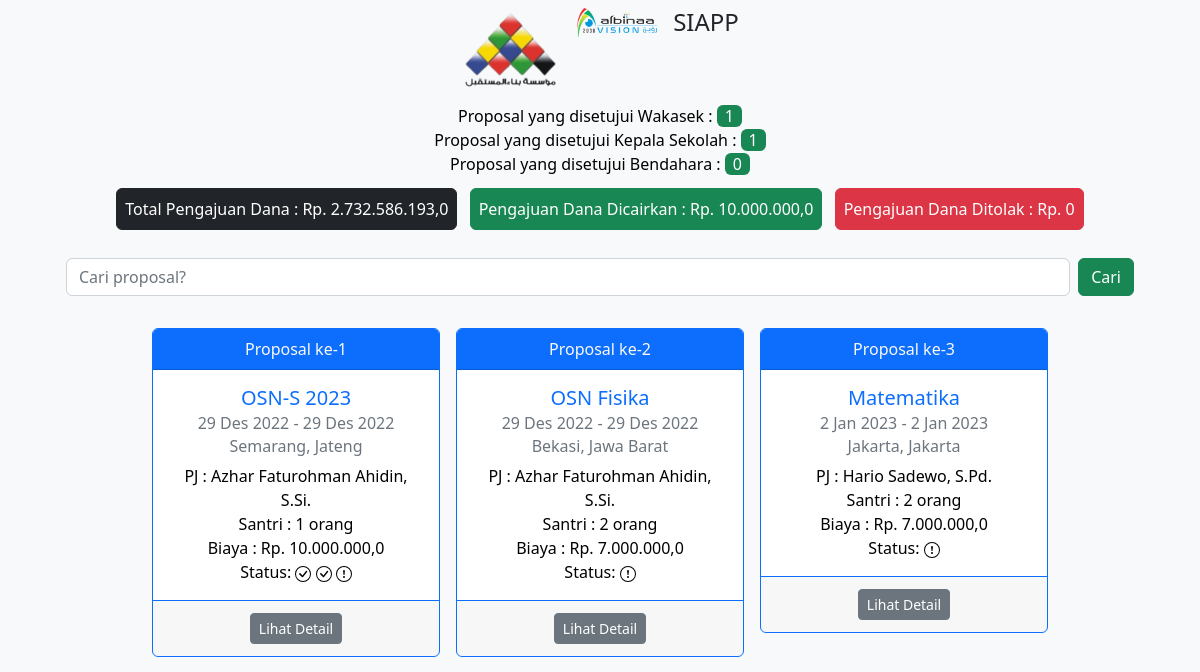
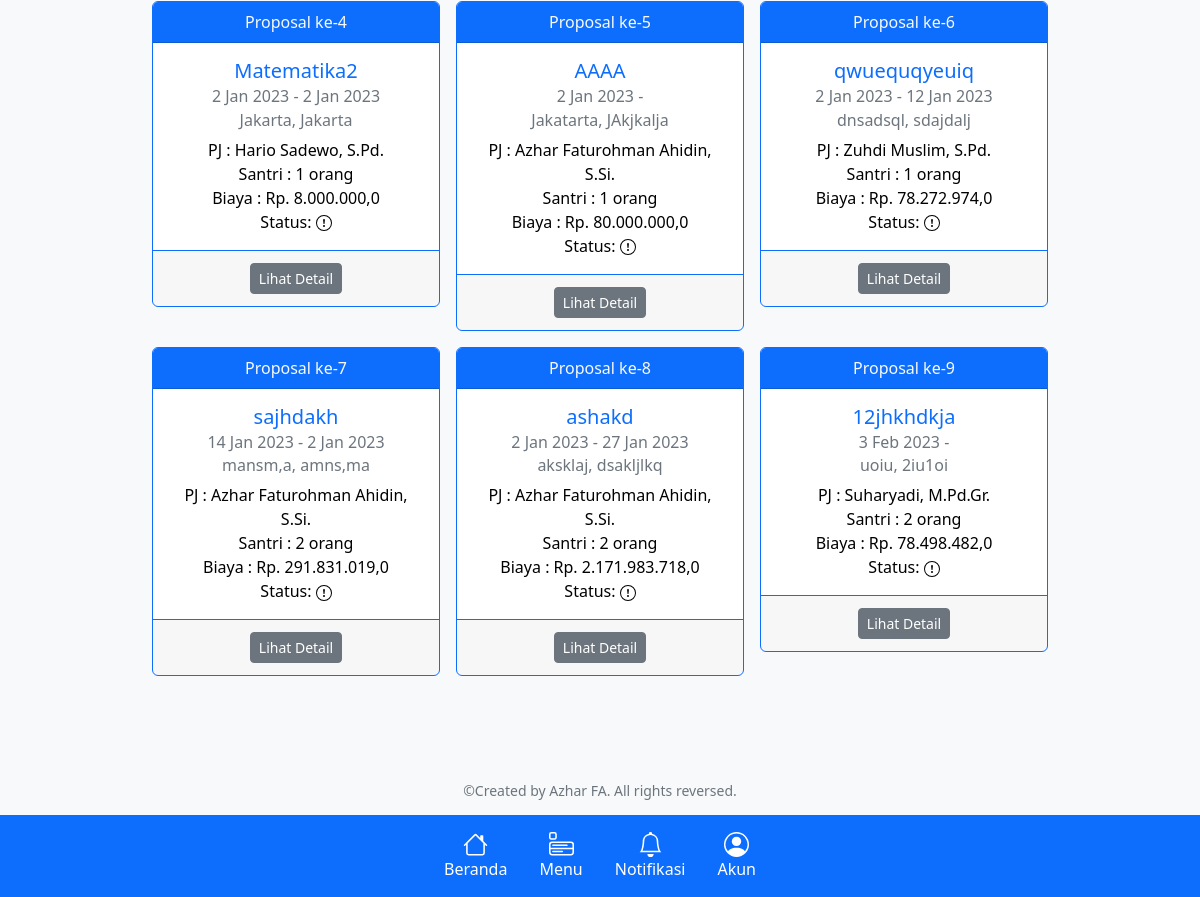
/proposal/, run on an earlier commit of the app's database (2 pictures, top to bottom).
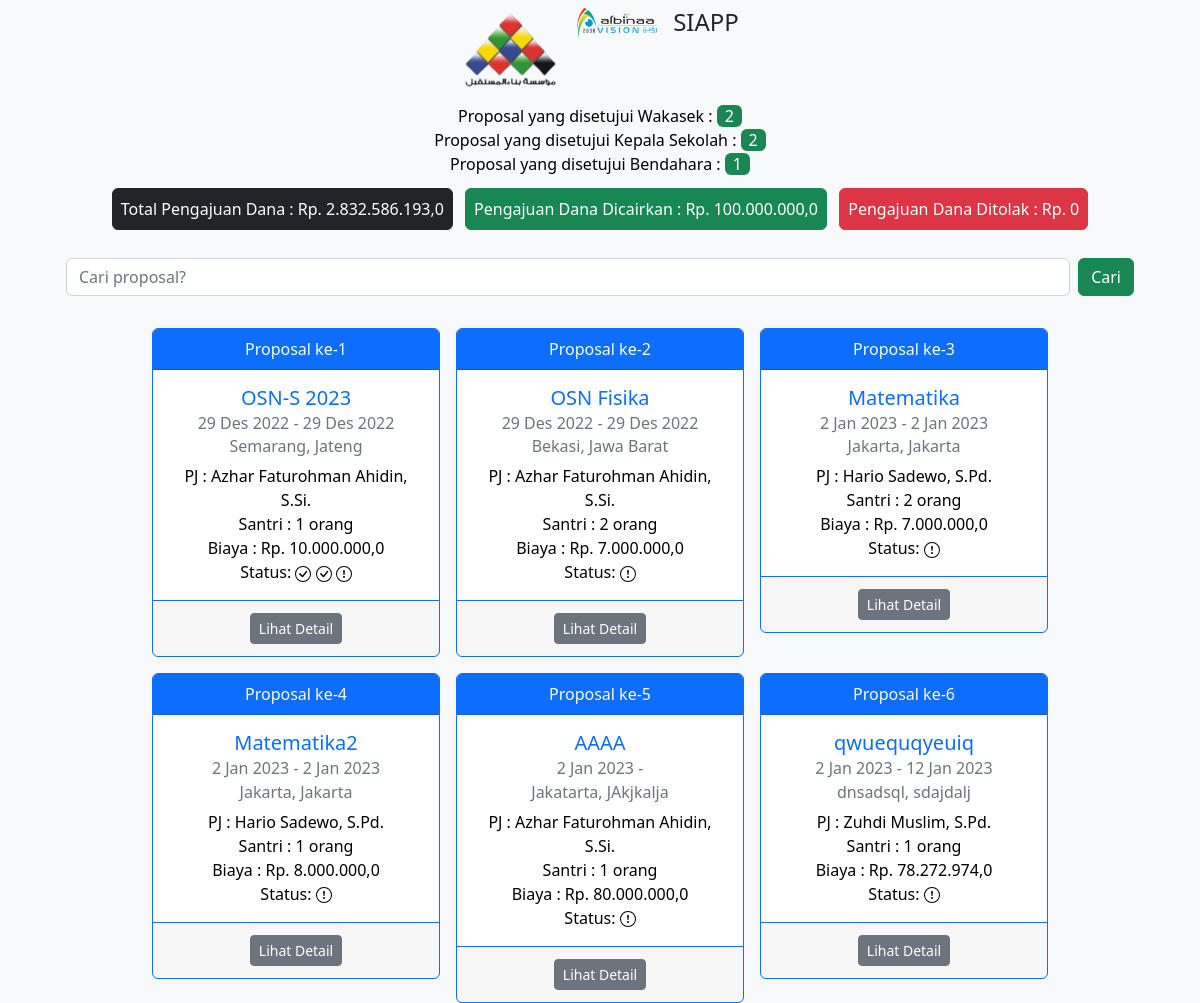
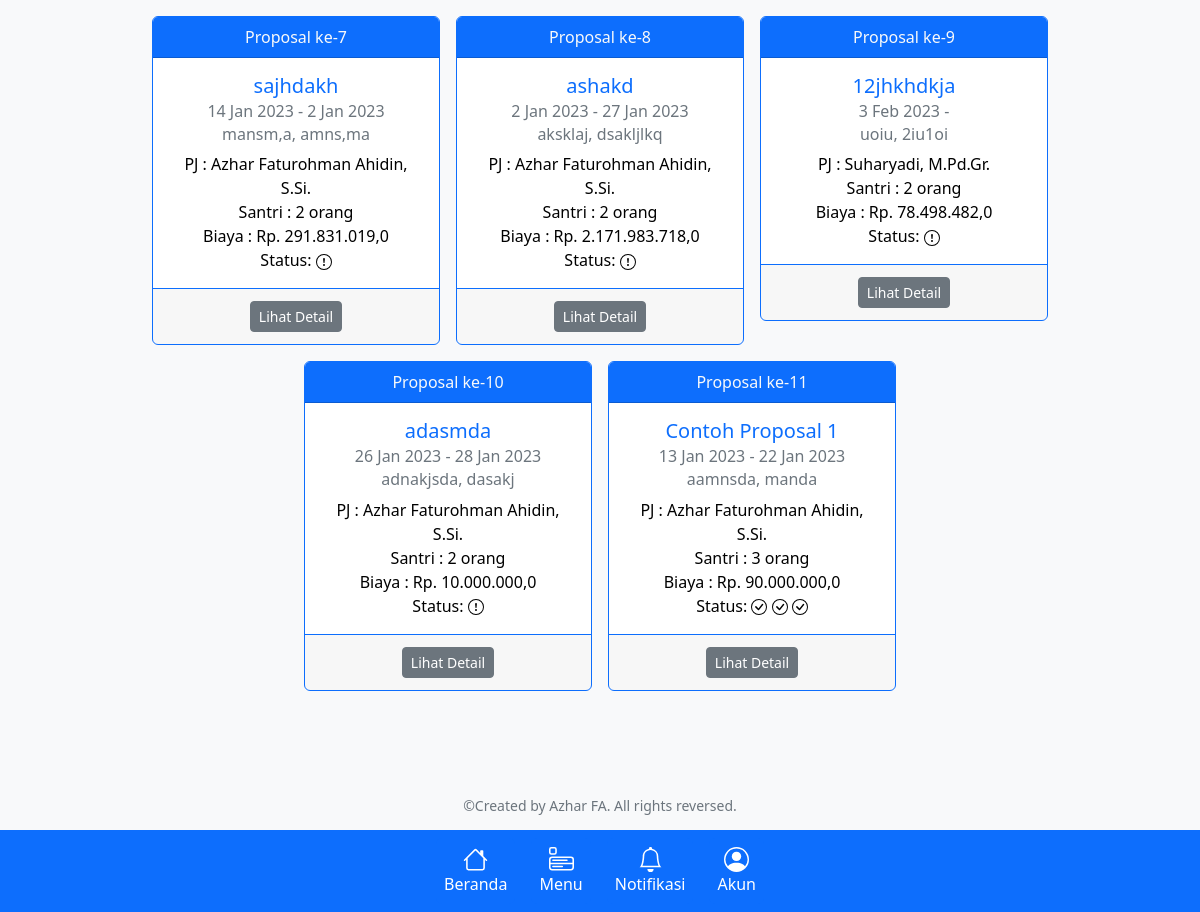
And on a later commit of the database (2 pictures, top to bottom).
### proposal/models.py (models this page shows, shortened)
class Proposal(models.Model):
    nama_event = models.CharField(max_length=200)
    pembuat_event = models.CharField(max_length=200)
    tanggal_pendaftaran = models.DateField()
    batas_pendaftaran = models.DateField(blank=True, null=True)
    tanggal_penyisihan_1 = models.DateField(blank=True, null=True)
    tanggal_penyisihan_2 = models.DateField(blank=True, null=True)
    tanggal_penyisihan_3 = models.DateField(blank=True, null=True)
    tanggal_semifinal = models.DateField(blank=True, null=True)
    tanggal_final = models.DateField(blank=True, null=True)
    pengumuman_pemenang = models.DateField(blank=True, null=True)
    pelaksanaan = models.CharField(max_length=30, choices=pilihan_pelaksaan)
    tingkat_event = models.CharField(max_length=30, choices=pilihan_tingkat)
    berjenjang = models.CharField(max_length=50, choices=pilihan_berjenjang)
    lokasi_event = models.CharField(max_length=200, default="")
    kota = models.CharField(max_length=200, default="", verbose_name="Kota/Kabupaten")
    provinsi = models.CharField(max_length=200, default="")
    penanggungjawab = models.ForeignKey(Teacher, on_delete=models.CASCADE)
    nomor_rekening = models.CharField(max_length=100, default="3410015776")
    nama_bank = models.CharField(max_length=100, default="Muamalat")
    ekskul = models.ForeignKey(Extracurricular, on_delete=models.CASCADE, null=True, blank=True)
    santri = models.ManyToManyField(StudentOrganization, verbose_name="Santri yang ikut", blank=True, help_text="Pada PC/Laptop, tekan Ctrl untuk memilih banyak opsi")
    anggaran_biaya = models.FloatField()
    upload_brosur = models.FileField(upload_to='proposal/brosur', verbose_name="Upload Brosur Lomba", null=True, blank=True)
    upload_undangan = models.FileField(upload_to='proposal/undangan', verbose_name="Upload Undangan Lomba", null=True,
                                     blank=True)
    upload_file = models.FileField(upload_to='proposal', verbose_name="Upload File Proposal", help_text="Format file dalam bentuk .pdf")
    Catatan = models.TextField(blank=True)
    created_at = models.DateTimeField(auto_now_add=True)
    updated_at = models.DateTimeField(auto_now=True)

### ekskul/models.py (models this page shows)
class Teacher(models.Model):
    user = models.OneToOneField(User, on_delete=models.CASCADE, verbose_name="Username",)
    nama_lengkap = models.CharField(max_length=100, verbose_name="Nama Pembina")
    niy = models.IntegerField(default=0, verbose_name='NIY')
    gelar_depan = models.CharField(max_length=20, blank=True)
    gelar_belakang = models.CharField(max_length=20, blank=True)
    jabatan = models.CharField(max_length=100, blank=True)
    jabatan_khusus = models.CharField(max_length=100, blank=True)
    email = models.EmailField(default='user@gmail.com')
    no_hp = models.IntegerField(blank=True, default=0)
    foto = models.ImageField(upload_to='user', default='blank-profile.png', blank=True, null=True)
    def __str__(self):
        if self.gelar_depan or self.gelar_belakang:
            return f'%s %s, %s.' % (self.gelar_depan, self.nama_lengkap, self.gelar_belakang)
        else:
            return self.nama_lengkap

### proposal/views.py (the view)
# urls.py: path('', deskripsi.views.home_view, name='app-index'),
def index(request):
    proposal = Proposal.objects.all()
    jumlah = Proposal.objects.aggregate(Sum('anggaran_biaya'))
    jumlah_diterima = Proposal.objects.filter(Q(proposalstatus__is_wakasek="Accepted") & Q(proposalstatuskepsek__is_kepsek="Accepted")).aggregate(Sum('anggaran_biaya'))
    jumlah_ditolak = Proposal.objects.filter(Q(proposalstatus__is_wakasek="Rejected") | Q(proposalstatuskepsek__is_kepsek="Rejected")).aggregate(Sum('anggaran_biaya'))
    diterima = ProposalStatus.objects.filter(is_wakasek="Accepted")
    diterima_kepsek = ProposalStatusKepsek.objects.filter(is_kepsek="Accepted")
    diterima_bendahara = ProposalStatusBendahara.objects.filter(is_bendahara="Accepted")
    context = {
        'proposal': proposal,
        'jumlah': jumlah,
        'jumlah_diterima': jumlah_diterima,
        'jumlah_ditolak': jumlah_ditolak,
        'diterima': diterima,
        'diterima_kepsek': diterima_kepsek,
        'diterima_bendahara': diterima_bendahara,
    }
    return render(request, 'proposal.html', context)

### templates/proposal.html (shortened to what this page needs)
{% extends 'base.html' %}
{% block content %}
    {% load humanize %}
    <div class="mt-4 mb-2 pt-4 text-center">
        <h1>Proposal Ekstrakurikuler SMA IT Al Binaa</h1>
        <p class="m-0">Proposal yang disetujui Wakasek : <span class="text-bg-success ps-2 pe-2 rounded">{{ diterima.count }}</span></p>
        <p class="m-0">Proposal yang disetujui Kepala Sekolah : <span class="text-bg-success ps-2 pe-2 rounded">{{ diterima_kepsek.count }}</span></p>
        <p class="m-0">Proposal yang disetujui Bendahara : <span class="text-bg-success ps-2 pe-2 rounded">{{ diterima_bendahara.count }}</span></p>
    </div>
    <div class="text-center m-1">
        <a href="#" class="btn btn-dark m-1 p-2">Total Pengajuan Dana : Rp. {{ jumlah.anggaran_biaya__sum|intcomma }}</a>
        {% if jumlah_diterima.anggaran_biaya__sum %}
            <a href="#" class="btn btn-success m-1 p-2">Pengajuan Dana Dicairkan : Rp. {{ jumlah_diterima.anggaran_biaya__sum|intcomma }}</a>
        {% else %}
            <a href="#" class="btn btn-success m-1 p-2">Pengajuan Dana Diterima : Rp. 0 </a>
        {% endif %}
        {% if jumlah_ditolak.anggaran_biaya__sum %}
            <a href="#" class="btn btn-danger m-1 p-2">Pengajuan Dana Ditolak : Rp. {{ jumlah_ditolak.anggaran_biaya__sum|intcomma }}</a>
        {% else %}
            <a href="#" class="btn btn-danger m-1 p-2">Pengajuan Dana Ditolak : Rp. 0 </a>
        {% endif %}
    </div>
    <div class="container text-center">
        <form class="d-flex my-4 mx-4" role="search" method="get" action="{% url 'proposal:proposal-index' %}">
            <input class="form-control me-2" name="q" type="text" placeholder="Cari proposal?" aria-label="Search">
            <input class="btn btn-success" type="submit" value="Cari">
        </form>
        <div class="d-flex flex-wrap justify-content-center">
            {% if proposal %}
                {% for data in proposal %}
                    <div class="card border-primary m-2" style="width: 18rem; height: 100%;">
                        <div class="card-header bg-primary text-light">
                            Proposal ke-{{ forloop.counter }}
                        </div>
                        <div class="card-body">
                            <h5 class="card-title text-primary">{{ data.nama_event }}</h5>
                            <h6 class="card-subtitle mb-2 text-muted">{{ data.tanggal_pendaftaran|date:"j M Y" }} - {{ data.tanggal_final|date:"j M Y" }}</h6>
                            <h6 class="card-subtitle mb-2 text-muted">{{ data.kota }}, {{ data.provinsi }}</h6>
                            <p class="card-text p-0 m-0">PJ : {{ data.penanggungjawab }}</p>
                            <p class="card-text p-0 m-0">Santri : {{ data.santri.count }} orang</p>
                            <p class="card-text p-0 m-0">Biaya : Rp. {{ data.anggaran_biaya|intcomma }}</p>
                            <p class="card-text p-0 m-0">Status:
                            </p>
                        </div>
                        <div class="card-footer border-primary text-light">
                            {% if request.user.is_authenticated %}
                                {% if request.user.username == 'agung_wa' %}
                                    <a href="{% url 'proposal:detail-proposal' data.id %}" class="btn btn-sm btn-info m-1">
                                        <svg xmlns="http://www.w3.org/2000/svg" width="16" height="16" fill="currentColor" class="bi bi-info-circle" viewBox="0 0 16 16">
                                            <path d="M8 15A7 7 0 1 1 8 1a7 7 0 0 1 0 14zm0 1A8 8 0 1 0 8 0a8 8 0 0 0 0 16z"/>
                                            <path d="m8.93 6.588-2.29.287-.082.38.45.083c.294.07.352.176.288.469l-.738 3.468c-.194.897.105 1.319.808 1.319.545 0 1.178-.252 1.465-.598l.088-.416c-.2.176-.492.246-.686.246-.275 0-.375-.193-.304-.533L8.93 6.588zM9 4.5a1 1 0 1 1-2 0 1 1 0 0 1 2 0z"/>
                                        </svg>
                                        Lihat Detail
                                    </a>
                                    <a href="{% url 'proposal:proposal-approval-kepsek' data.id %}" class="btn btn-sm btn-success m-1">Approval Kepsek</a>
                                {% elif request.user.username == 'chevi_indrayadi' %}
                                    <a href="{% url 'proposal:detail-proposal' data.id %}" class="btn btn-sm btn-secondary m-1">Detail</a>
                                    <a href="{% url 'proposal:proposal-approval-bendahara' data.id %}" class="btn btn-sm btn-success m-1">Approval Bendahara</a>
                                {% elif request.user.username == 'panji_asmara' %}
                                    <a href="{% url 'proposal:detail-proposal' data.id %}" class="btn btn-sm btn-secondary m-1">Detail</a>
                                    <a href="{% url 'proposal:proposal-approval' data.id %}" class="btn btn-sm btn-success m-1">Approval</a>
                                {% elif data.proposalstatusbendahara_set.first.is_bendahara == "Accepted" %}
                                    <a href="{% url 'proposal:detail-proposal' data.id %}" class="btn btn-sm btn-secondary m-1">Detail</a>
                                    <a href="{% url 'proposal:proposal-approval-transfer' data.id %}" class="btn btn-sm btn-success m-1">Bukti Transfer</a>
                                {% else %}
                                    <a href="{% url 'proposal:detail-proposal' data.id %}" class="btn btn-sm btn-secondary m-1">Detail</a>
                                    <a href="{% url 'proposal:edit-proposal' data.id %}" class="btn btn-sm btn-warning m-1">Edit</a>
                                    <a href="{% url 'proposal:delete-proposal' data.id %}" class="btn btn-sm btn-danger m-1">Hapus</a>
                                {% endif %}
                            {% else %}
                                <a href="{% url 'proposal:detail-proposal' data.id %}" class="btn btn-sm btn-secondary m-1">Lihat Detail</a>
                            {% endif %}
                        </div>
                    </div>
                {% endfor %}
            {% endif %}
        </div>
    </div>
{% endblock %}

### templates/base.html (shortened to what this page needs)
{% load static %}
<!doctype html>
<html lang="en">
<head>
    <link href="https://cdn.jsdelivr.net/npm/bootstrap@5.2.3/dist/css/bootstrap.min.css" rel="stylesheet">
    <link rel="stylesheet" href="{% static 'css/style.css' %}">
</head>
<body class="text-bg-light">
<nav>
    <div class="d-flex justify-content-center w-100 text-bg-light fixed-top text-center">
        <img class="m-2" src="{% static 'images/Binaaul-Mustaqbal.png' %}" alt="logo-sma" width="100" height="84">
        <img class="m-2" src="{% static 'images/albinaa-vision.png' %}" alt="logo-albinaa-vision" width="80" height="30">
        <a href="{% url 'app-index' %}" class="text-decoration-none text-dark m-2 fw-bold">
            <h4 class="my-0">SIAPP</h4>
        </a>
    </div>
</nav>
<main>
    {% block content %}
    {% endblock %}
</main>
<nav>
    <div class="d-flex justify-content-center w-100 text-bg-primary fixed-bottom text-center">
        <a href="{% url 'app-index' %}" class="text-bg-primary p-2 rounded text-decoration-none my-2 mx-2">
            <p class="my-0">Beranda</p>
        </a>
        <a href="{% url 'menu' %}" class="text-bg-primary p-2 rounded text-decoration-none my-2 mx-2">
            <p class="my-0">Menu</p>
        </a>
        <a href="{% url 'log-index' %}" class="text-bg-primary p-2 rounded text-decoration-none my-2 mx-2">
            <p class="my-0">Notifikasi</p>
        </a>
        <a href="{% url 'profil' %}" class="text-bg-primary p-2 rounded text-decoration-none my-2 mx-2">
            <p class="my-0">Akun</p>
        </a>
    </div>
</nav>
<footer class="text-center text-secondary m-5 py-5 small">©Created by Azhar FA. All rights reversed.</footer>
</body>
</html>

What changed in the data, as far as the page shows it:
added Proposal: nama_event "adasmda", tanggal_pendaftaran "26 Jan 2023", tanggal_final "28 Jan 2023", kota "adnakjsda", provinsi "dasakj", penanggungjawab "Azhar Faturohman Ahidin, S.Si.", santri.count "2", anggaran_biaya "10.000.000,0"
added Proposal: nama_event "Contoh Proposal 1", tanggal_pendaftaran "13 Jan 2023", tanggal_final "22 Jan 2023", kota "aamnsda", provinsi "manda", penanggungjawab "Azhar Faturohman Ahidin, S.Si.", santri.count "3", anggaran_biaya "90.000.000,0"
Also different on the page:
{{ diterima.count }}: "1" → "2"
{{ diterima_kepsek.count }}: "1" → "2"
{{ diterima_bendahara.count }}: "0" → "1"
{{ jumlah.anggaran_biaya__sum|intcomma }}: "2.732.586.193,0" → "2.832.586.193,0"
{{ jumlah_diterima.anggaran_biaya__sum|intcomma }}: "10.000.000,0" → "100.000.000,0"
